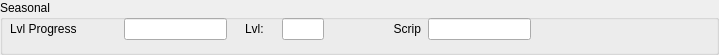
   <widget class="QGroupBox" name="season_group">
    <property name="geometry">
     <rect>
      <x>268</x>
      <y>169</y>
      <width>719</width>
      <height>55</height>
     </rect>
    </property>
    <property name="font">
     <font>
      <pointsize>9</pointsize>
     </font>
    </property>
    <property name="title">
     <string>Seasonal</string>
    </property>
    <widget class="QLabel" name="season_label">
     <property name="geometry">
      <rect>
       <x>10</x>
       <y>18</y>
       <width>116</width>
       <height>22</height>
      </rect>
     </property>
     <property name="font">
      <font>
       <pointsize>9</pointsize>
       <weight>50</weight>
       <bold>false</bold>
      </font>
     </property>
     <property name="text">
      <string>Lvl Progress</string>
     </property>
    </widget>
    <widget class="TextEditFocusChecking" name="season_xp">
     <property name="geometry">
      <rect>
       <x>124</x>
       <y>18</y>
       <width>103</width>
       <height>22</height>
      </rect>
     </property>
     <property name="font">
      <font>
       <pointsize>9</pointsize>
      </font>
     </property>
     <property name="inputMethodHints">
      <set>Qt::ImhDigitsOnly</set>
     </property>
    </widget>
	<widget class="QLabel" name="season_lvl_label">
     <property name="geometry">
      <rect>
       <x>245</x>
       <y>18</y>
       <width>39</width>
       <height>22</height>
      </rect>
     </property>
     <property name="font">
      <font>
       <family>MS Shell Dlg 2</family>
       <pointsize>9</pointsize>
       <weight>50</weight>
       <bold>false</bold>
       <kerning>true</kerning>
      </font>
     </property>
     <property name="text">
      <string>Lvl:</string>
     </property>
     <property name="textFormat">
      <enum>Qt::PlainText</enum>
     </property>
     <property name="alignment">
      <set>Qt::AlignLeading|Qt::AlignLeft|Qt::AlignVCenter</set>
     </property>
     <property name="margin">
      <number>0</number>
     </property>
	</widget>
    <widget class="TextEditFocusChecking" name="season_lvl_text">
     <property name="geometry">
      <rect>
       <x>282</x>
       <y>18</y>
       <width>42</width>
       <height>22</height>
      </rect>
     </property>
     <property name="font">
      <font>
       <pointsize>9</pointsize>
      </font>
     </property>
     <property name="inputMethodHints">
      <set>Qt::ImhDigitsOnly</set>
     </property>
    </widget>
    <widget class="QLabel" name="scrip_label">
     <property name="geometry">
      <rect>
       <x>370</x>
       <y>18</y>
       <width>51</width>
       <height>22</height>
      </rect>
     </property>
     <property name="font">
      <font>
       <family>MS Shell Dlg 2</family>
       <pointsize>9</pointsize>
       <weight>50</weight>
       <bold>false</bold>
       <kerning>true</kerning>
      </font>
     </property>
     <property name="text">
      <string>Scrip</string>
     </property>
     <property name="textFormat">
      <enum>Qt::PlainText</enum>
     </property>
     <property name="alignment">
      <set>Qt::AlignRight|Qt::AlignVCenter|Qt::AlignTrailing</set>
     </property>
     <property name="margin">
      <number>0</number>
     </property>
    </widget>
    <widget class="QLineEdit" name="scrip_text">
     <property name="geometry">
      <rect>
       <x>428</x>
       <y>18</y>
       <width>103</width>
       <height>22</height>
      </rect>
     </property>
     <property name="font">
      <font>
       <pointsize>9</pointsize>
      </font>
     </property>
     <property name="inputMethodHints">
      <set>Qt::ImhDigitsOnly</set>
     </property>
    </widget>
   </widget>
